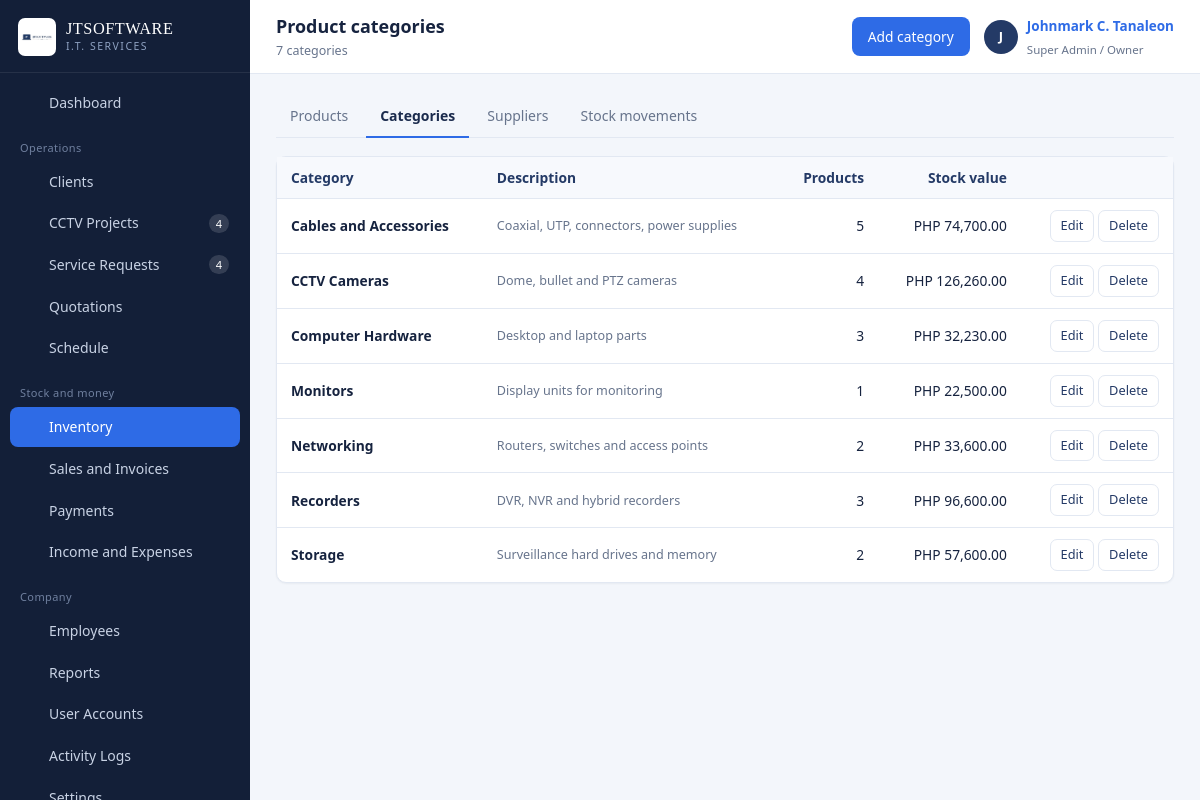
The app's page /categories.php (signed in) with its own data.
### tables this page shows
CREATE TABLE categories (
  id          INT AUTO_INCREMENT PRIMARY KEY,
  name        VARCHAR(80) NOT NULL UNIQUE,
  description VARCHAR(255) DEFAULT NULL
);

### includes/auth.php (called while the page is built, shortened)
<?php
require_once __DIR__ . '/../config/config.php';
function can(string $code): bool
{
    if ((int)$_SESSION['user']['role_id'] === 1) {
        return true;
    }
    return in_array($code, user_permissions(), true);
}

### config/database.php (called while the page is built, shortened)
<?php
function db(): PDO
{
    static $pdo = null;
    if ($pdo === null) {
        $dsn = 'mysql:host=' . DB_HOST . ';port=' . DB_PORT . ';dbname=' . DB_NAME . ';charset=utf8mb4';
        try {
            $pdo = new PDO($dsn, DB_USER, DB_PASS, [
                PDO::ATTR_ERRMODE            => PDO::ERRMODE_EXCEPTION,
                PDO::ATTR_DEFAULT_FETCH_MODE => PDO::FETCH_ASSOC,
                PDO::ATTR_EMULATE_PREPARES   => false,
            ]);
        } catch (PDOException $e) {
            http_response_code(500);
            echo '<div style="font:15px/1.6 system-ui;max-width:640px;margin:80px auto;padding:28px;'
               . 'border:1px solid #E3E8F0;border-radius:10px">'
               . '<h2 style="margin:0 0 10px;color:#16233F">Cannot reach the database</h2>'
               . '<p style="color:#475569">Start MySQL in the XAMPP control panel, then import '
               . '<code>database/jtsoftware_db.sql</code> through phpMyAdmin.</p>'
               . '<p style="color:#94A3B8;font-size:13px">' . htmlspecialchars($e->getMessage()) . '</p></div>';
            exit;
        }
    }
    return $pdo;
}
function q(string $sql, array $params = []): PDOStatement
{
    $st = db()->prepare($sql);
    $st->execute($params);
    return $st;
}
function all(string $sql, array $params = []): array
{
    return q($sql, $params)->fetchAll();
}

### config/config.php (called while the page is built, shortened)
<?php
require_once __DIR__ . '/database.php';
function setting(string $key, string $default = ''): string
{
    static $cache = null;
    if ($cache === null) {
        $cache = [];
        foreach (all('SELECT setting_key, setting_value FROM settings') as $r) {
            $cache[$r['setting_key']] = (string)$r['setting_value'];
        }
    }
    return $cache[$key] ?? $default;
}
function e($value): string
{
    return htmlspecialchars((string)$value, ENT_QUOTES, 'UTF-8');
}
function money($amount, bool $symbol = true): string
{
    $txt = number_format((float)$amount, 2);
    return $symbol ? setting('currency_symbol', 'PHP ') . $txt : $txt;
}

### categories.php (the view, shortened to what this page needs)
<?php
require_once __DIR__ . '/includes/auth.php';
$rows = all('SELECT c.*, (SELECT COUNT(*) FROM products p WHERE p.category_id = c.id) AS product_count,
                    (SELECT COALESCE(SUM(p.stock_qty * p.purchase_price),0) FROM products p WHERE p.category_id = c.id) AS value
             FROM categories c ORDER BY c.name');
if (can('inventory.manage')) { $pageActions = '<button class="btn" data-modal="catModal">Add category</button>'; }
include __DIR__ . '/includes/header.php';
?>
<div class="tabs">
  <a class="tab" href="products.php">Products</a>
  <a class="tab active" href="categories.php">Categories</a>
  <a class="tab" href="suppliers.php">Suppliers</a>
  <a class="tab" href="stock.php">Stock movements</a>
</div>
<div class="card"><div class="card-body tight">
  <?php if (!$rows): ?>
    <div class="empty"><strong>No categories yet</strong>Group products so stock reports read clearly.</div>
  <?php else: ?>
  <table class="data">
    <thead><tr><th>Category</th><th>Description</th><th class="num">Products</th><th class="num">Stock value</th><th></th></tr></thead>
    <tbody>
    <?php foreach ($rows as $r): ?>
      <tr>
        <td class="row-main"><?= e($r['name']) ?></td>
        <td class="small muted"><?= e($r['description'] ?: '—') ?></td>
        <td class="num"><?= (int)$r['product_count'] ?></td>
        <td class="num"><?= money($r['value']) ?></td>
        <td class="actions-cell">
          <?php if (can('inventory.manage')): ?>
            <button class="btn btn-sm btn-outline" data-modal="catModal"
              data-row='<?= e(json_encode(['id' => $r['id'], 'name' => $r['name'], 'description' => $r['description']], JSON_HEX_APOS | JSON_HEX_QUOT)) ?>'>Edit</button>
            <form method="post" style="display:inline" data-confirm="Delete <?= e($r['name']) ?>?">
              <button class="btn btn-sm btn-outline" type="submit">Delete</button></form>
          <?php endif; ?>
        </td>
      </tr>
    <?php endforeach; ?>
    </tbody>
  </table>
  <?php endif; ?>
</div></div>
<?php include __DIR__ . '/includes/footer.php'; ?>

### assets/css/app.css (style rules this page uses)
:root { --navy-900: #131F38; --navy-800: #1B2B4D; --navy-700: #243A66; --navy-600: #33508A; --blue: #2E6BE6; --blue-dark:#1E54C4; --blue-soft:#EAF1FE; --copper: #B5714A; --copper-soft:#FBF0E9; --paper: #F3F6FB; --surface: #FFFFFF; --line: #E2E8F2; --ink: #16233F; --muted: #67748C; --ok: #11875A; --ok-soft: #E6F5EE; --warn: #B26A00; --warn-soft:#FDF2E2; --danger: #C22F39; --danger-soft:#FCECEE; --sidebar-w: 250px; --radius: 10px; --shadow-card: 0 1px 2px rgba(19,31,56,.05); --shadow-pop: 0 18px 44px rgba(19,31,56,.22); --sans: "Segoe UI", Roboto, -apple-system, BlinkMacSystemFont, "Helvetica Neue", Arial, sans-serif; --serif: Georgia, "Times New Roman", serif; }
* { box-sizing: border-box; }
html, body { margin: 0; padding: 0; }
body { font-family: var(--sans); font-size: 14.5px; line-height: 1.55; color: var(--ink); background: var(--paper); -webkit-font-smoothing: antialiased; }
a { color: var(--blue); text-decoration: none; }
.card { background: var(--surface); border: 1px solid var(--line); border-radius: var(--radius); box-shadow: var(--shadow-card); margin-bottom: 18px; }
.card-body { padding: 18px; }
.card-body.tight { padding: 0; }
table.data { width: 100%; border-collapse: collapse; font-size: 13.8px; }
table.data th { text-align: left; font-weight: 600; color: var(--navy-700); background: #F7F9FD; border-bottom: 1px solid var(--line); padding: 10px 14px; white-space: nowrap; }
table.data td { padding: 11px 14px; border-bottom: 1px solid var(--line); vertical-align: middle; }
table.data tbody tr:last-child td { border-bottom: 0; }
table.data td.num, table.data th.num { text-align: right; white-space: nowrap; }
table.data .row-main { font-weight: 600; }
.actions-cell { white-space: nowrap; text-align: right; }
.btn { display: inline-flex; align-items: center; justify-content: center; gap: 7px; padding: 8px 15px; border-radius: 8px; border: 1px solid transparent; background: var(--blue); color: #fff; font: inherit; font-size: 13.8px; font-weight: 500; cursor: pointer; transition: background .12s ease, border-color .12s ease; }
.btn-outline { background: #fff; color: var(--navy-700); border-color: var(--line); }
.btn-sm { padding: 5px 10px; font-size: 12.8px; border-radius: 7px; }
.tabs { display: flex; gap: 4px; border-bottom: 1px solid var(--line); margin-bottom: 18px; flex-wrap: wrap; }
.tab { padding: 9px 14px; font-size: 14px; color: var(--muted); border-bottom: 2px solid transparent; margin-bottom: -1px; }
.tab.active { color: var(--navy-800); border-bottom-color: var(--blue); font-weight: 600; }
.muted { color: var(--muted); }
.small { font-size: 12.6px; }

### records on screen
categories: name "Cables and Accessories", description "Coaxial, UTP, connectors, power supplies", product_count "5", value "PHP 74,700.00"
categories: name "CCTV Cameras", description "Dome, bullet and PTZ cameras", product_count "4", value "PHP 126,260.00"
categories: name "Computer Hardware", description "Desktop and laptop parts", product_count "3", value "PHP 32,230.00"
categories: name "Monitors", description "Display units for monitoring", product_count "1", value "PHP 22,500.00"
categories: name "Networking", description "Routers, switches and access points", product_count "2", value "PHP 33,600.00"
categories: name "Recorders", description "DVR, NVR and hybrid recorders", product_count "3", value "PHP 96,600.00"
categories: name "Storage", description "Surveillance hard drives and memory", product_count "2", value "PHP 57,600.00"

### other values on screen
$label "Dashboard Clients CCTV Projects Service Requests Quotations Schedule Inventory Sales and Invoices Payments Income and Expenses Employees Reports User Accounts Activity Logs"
$count "4 4"
$pageTitle "Product categories"
$pageSub "7 categories"
mb_substr($u['full_name'], 0, 1) "J"
$u['full_name'] "Johnmark C. Tanaleon"
$u['role_name'] "Super Admin / Owner"
